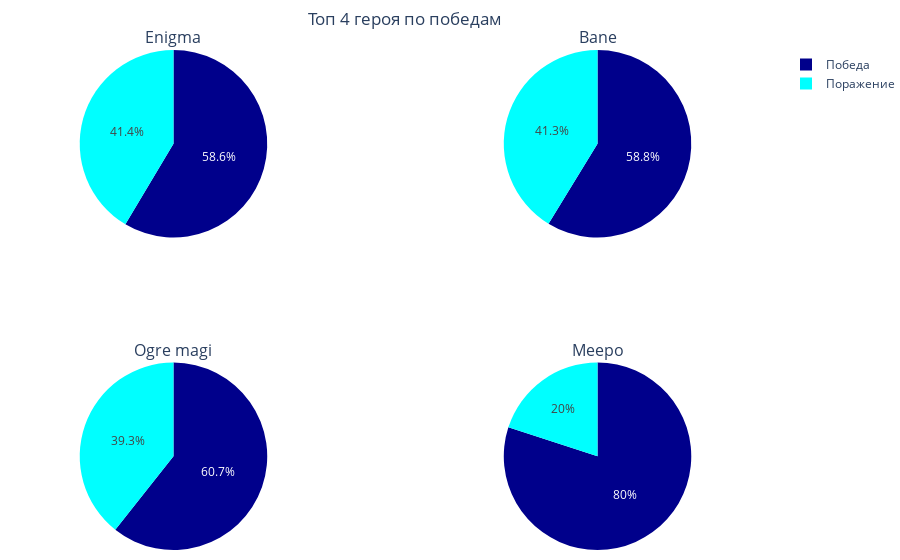

Notebook cell for this chart:
### Code cell
import plotly.graph_objects as go
from plotly.subplots import make_subplots

labels = ['Победа', 'Поражение']

# Define color sets of paintings
irises_colors = ['darkblue', 'cyan']

subplot_titles = ['Enigma', 'Bane', 'Ogre magi', 'Meepo']
# Create subplots, using 'domain' type for pie charts
specs = [[{'type':'domain'}, {'type':'domain'}], [{'type':'domain'}, {'type':'domain'}]]
fig = make_subplots(rows=2, cols=2, subplot_titles=subplot_titles, specs=specs)

# Define pie charts
fig.add_trace(go.Pie(labels=labels, values=[41.0, 70-41], name="Enigma's winrate",
                     marker_colors=irises_colors), 1, 1)
fig.add_trace(go.Pie(labels=labels, values=[94, 160-94], name="Banes's winrate",
                     marker_colors=irises_colors), 1, 2)
fig.add_trace(go.Pie(labels=labels, values=[74, 122-74], name="Ogre magi's winrate",
                     marker_colors=irises_colors), 2, 1)
fig.add_trace(go.Pie(labels=labels, values=[8, 10-8], name="Mepoo's winrate",
                     marker_colors=irises_colors
                    ), 2, 2)

# Tune layout and hover info
# fig.update_traces(hoverinfo='label+percent+value', textinfo='none')
fig.update_layout(margin=dict(t=50, b=10, l=0, r=10), title_text='Топ 4 героя по победам', title_x=0.45)
fig = go.Figure(fig)
fig.show()

### Figure 1 — Plotly figure (JSON) as saved in the notebook; plotly's stock layout.template omitted (floating-point values rounded to 4 significant figures)
{"data": [{"domain": {"x": [0, 0.45], "y": [0.625, 1]}, "labels": ["Победа", "Поражение"], "marker": {"colors": ["darkblue", "cyan"]}, "name": "Enigma's winrate", "type": "pie", "values": [41, 29]}, {"domain": {"x": [0.55, 1], "y": [0.625, 1]}, "labels": ["Победа", "Поражение"], "marker": {"colors": ["darkblue", "cyan"]}, "name": "Banes's winrate", "type": "pie", "values": [94, 66]}, {"domain": {"x": [0, 0.45], "y": [0, 0.375]}, "labels": ["Победа", "Поражение"], "marker": {"colors": ["darkblue", "cyan"]}, "name": "Ogre magi's winrate", "type": "pie", "values": [74, 48]}, {"domain": {"x": [0.55, 1], "y": [0, 0.375]}, "labels": ["Победа", "Поражение"], "marker": {"colors": ["darkblue", "cyan"]}, "name": "Mepoo's winrate", "type": "pie", "values": [8, 2]}], "layout": {"annotations": [{"font": {"size": 16}, "showarrow": false, "text": "Enigma", "x": 0.225, "xanchor": "center", "xref": "paper", "y": 1, "yanchor": "bottom", "yref": "paper"}, {"font": {"size": 16}, "showarrow": false, "text": "Bane", "x": 0.775, "xanchor": "center", "xref": "paper", "y": 1, "yanchor": "bottom", "yref": "paper"}, {"font": {"size": 16}, "showarrow": false, "text": "Ogre magi", "x": 0.225, "xanchor": "center", "xref": "paper", "y": 0.375, "yanchor": "bottom", "yref": "paper"}, {"font": {"size": 16}, "showarrow": false, "text": "Meepo", "x": 0.775, "xanchor": "center", "xref": "paper", "y": 0.375, "yanchor": "bottom", "yref": "paper"}], "autosize": true, "margin": {"b": 10, "l": 0, "r": 10, "t": 50}, "title": {"text": "Топ 4 героя по победам", "x": 0.45}}}
